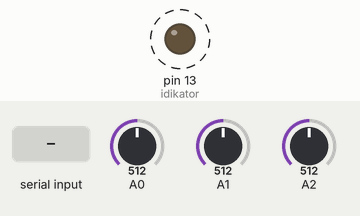
Simulated run of this sketch. Board: Arduino Uno, built with avr-gcc and run on an emulated ATmega328P. Shown: output pins drawn as LEDs (lit = HIGH). Dashed ring = blinking. The inputs (shaded band) are chosen by the test bench; at power-on: A0 = 512, A1 = 512, A2 = 512. What the sketch prints to the serial monitor is not drawn.

Above: at 1.91 s.
2.9 s: "1" received over the second serial link
Timing chart, 0 to 12.4 s (numbered marks = the images above; inputs shaded):
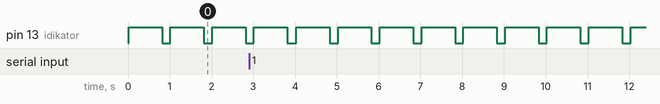

Measured:
- by itself, pin 13 (idikator): alternates HIGH for 0.80 s and LOW for 0.20 s

The sketch:

Slave_Arduino.ino
```cpp
/****************************************
 * Define Constants
 ****************************************/
 #include <SoftwareSerial.h>

 SoftwareSerial koneksi(4,5);
 int idikator=13;
 namespace {
  bool flow_control = true; // control the flow of the requests
  const char * USER_AGENT = "UbidotsESP8266"; // Assgin the user agent
  const char * VERSION =  "1.0"; // Assign the version
  const char * METHOD = "POST"; // Set the method
  const char * TOKEN = "BBFF-bFkIp9nrK1gDOsRqJe92tRQPCysdZx"; // Assign your Ubidots TOKEN
  const char * DEVICE_LABEL = "ESP8266"; // Assign the device label
  const char * VARIABLE_LABEL = "temp"; // Assign the variable label
  const char * VARIABLE_LABEL2 = "temp2";
  const char * VARIABLE_LABEL3 = "temp3";
 }

char telemetry_unit[100]; // response of the telemetry unit

/* Space to store values to send */
char str_sensor1[10];
char str_sensor2[10];
char str_sensor3[10];

/****************************************
 * Main Functions
 ****************************************/
void setup() {
  Serial.begin(115200);
  koneksi.begin(115200);
  pinMode (idikator,OUTPUT);
}

void loop() {
  char* command = (char *) malloc(sizeof(char) * 128);
  /* Wait for the server response to read the values and built the command */
  /* While the flag is true it will take the sensors readings, build the command,
     and post the command to Ubidots */
  if (flow_control) {
    /* Analog reading */
    float sensor1 = analogRead(A0);
    float sensor2 = analogRead(A1);
    float sensor3 = analogRead(A2);
    /* 4 is mininum width, 2 is precision; float value is copied onto str_sensor*/
    dtostrf(sensor1, 4, 2, str_sensor1);
    dtostrf(sensor2, 4, 2, str_sensor2);
    dtostrf(sensor3, 4, 2, str_sensor3);
    /* Building the logger command */
    sprintf(command, "init#");
    sprintf(command, "%s%s/%s|%s|%s|", command, USER_AGENT, VERSION, METHOD, TOKEN);
    sprintf(command, "%s%s=>", command, DEVICE_LABEL);
    sprintf(command, "%s%s:%s,%s:%s,%s:%s", command, VARIABLE_LABEL, str_sensor1, VARIABLE_LABEL2, str_sensor2,VARIABLE_LABEL3, str_sensor3);
    sprintf(command, "%s|end#final", command);

    /* Sends the command to the telemetry unit */
    koneksi.print(command);
    /* free memory*/
    free(command);
    /* Change the status of the flag to false. Once the data is sent, the status
       of the flag will change to true again */
    flow_control = false;
  }

  /* Reading the telemetry unit */
  int i = 0;
  while (koneksi.available() > 0) {
    telemetry_unit[i++] = (char)koneksi.read();
    /* Change the status of the flag; allows the next command to be built */
    flow_control = true;
  }

  if (flow_control) {
    /* Print the server response -> OK */
    Serial.write(telemetry_unit);
    /* free memory */
    //memset(telemetry_unit, 0, i);
  }
  digitalWrite(idikator,HIGH);
  delay(800);
  digitalWrite(idikator,LOW);
  delay(200);
}
```
